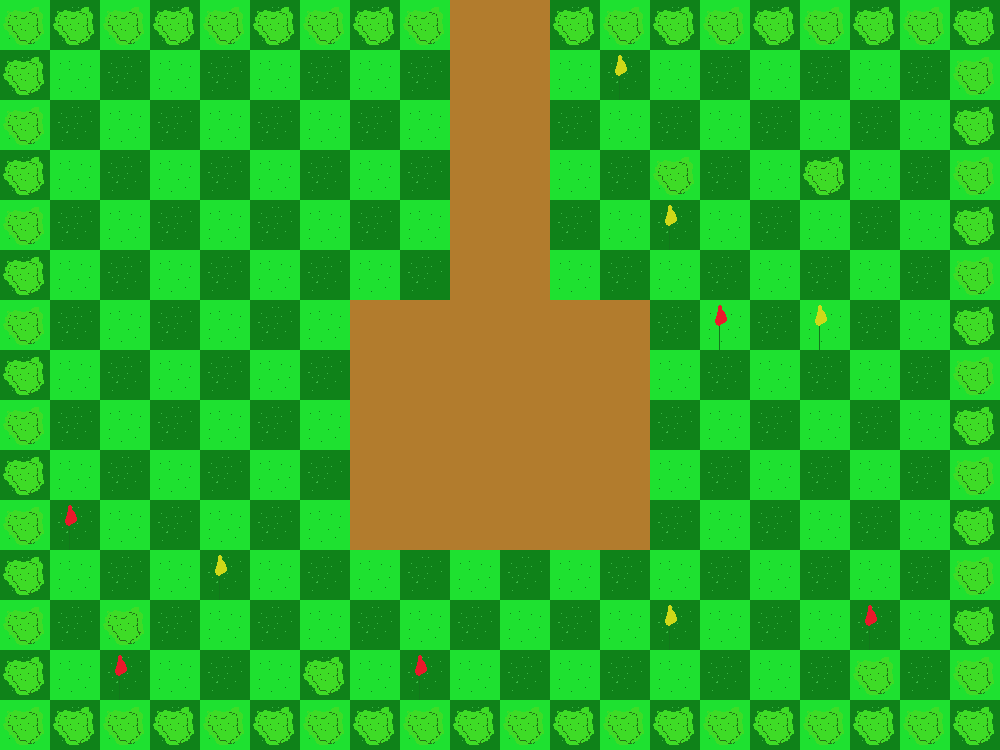

A level layout from a 2D game, rendered from its tile map. Below: a short description, then the map file with tile-grid data replaced by summaries:
An orthogonal 20x15 tile map with 50x50 px tiles, 4 tile layers (Background, Details, Path, Obstacles) and 1 object (changer).

<map version="1.9" tiledversion="1.9.2" orientation="orthogonal" renderorder="right-down" width="20" height="15" tilewidth="50" tileheight="50" infinite="0" nextlayerid="19" nextobjectid="60">
 <editorsettings>
  <export format="json" />
 </editorsettings>
 <tileset firstgid="1" name="tileset" tilewidth="50" tileheight="50" tilecount="25" columns="5" objectalignment="topleft">
  <image source="tileset_test.png" width="250" height="250" />
 </tileset>
 <group id="3" name="Back">
  <layer id="1" name="Background" width="20" height="15">
   <data>[300 cells, 300 non-empty, 2 distinct tile ids]</data>
  </layer>
  <layer id="2" name="Details" width="20" height="15">
   <data>[300 cells, 11 non-empty, 2 distinct tile ids]</data>
  </layer>
  <layer id="18" name="Path" width="20" height="15">
   <data>[300 cells, 42 non-empty, 1 distinct tile ids]</data>
  </layer>
 </group>
 <layer id="7" name="Obstacles" width="20" height="15">
  <data>[300 cells, 69 non-empty, 1 distinct tile ids]</data>
 </layer>
 <group id="12" name="Doors">
  <objectgroup id="16" name="North">
   <object id="44" name="changer" x="450" y="0" width="100" height="1">
    <properties>
     <property name="nextScene" value="World1_7" />
    </properties>
   </object>
  </objectgroup>
 </group>
</map>
